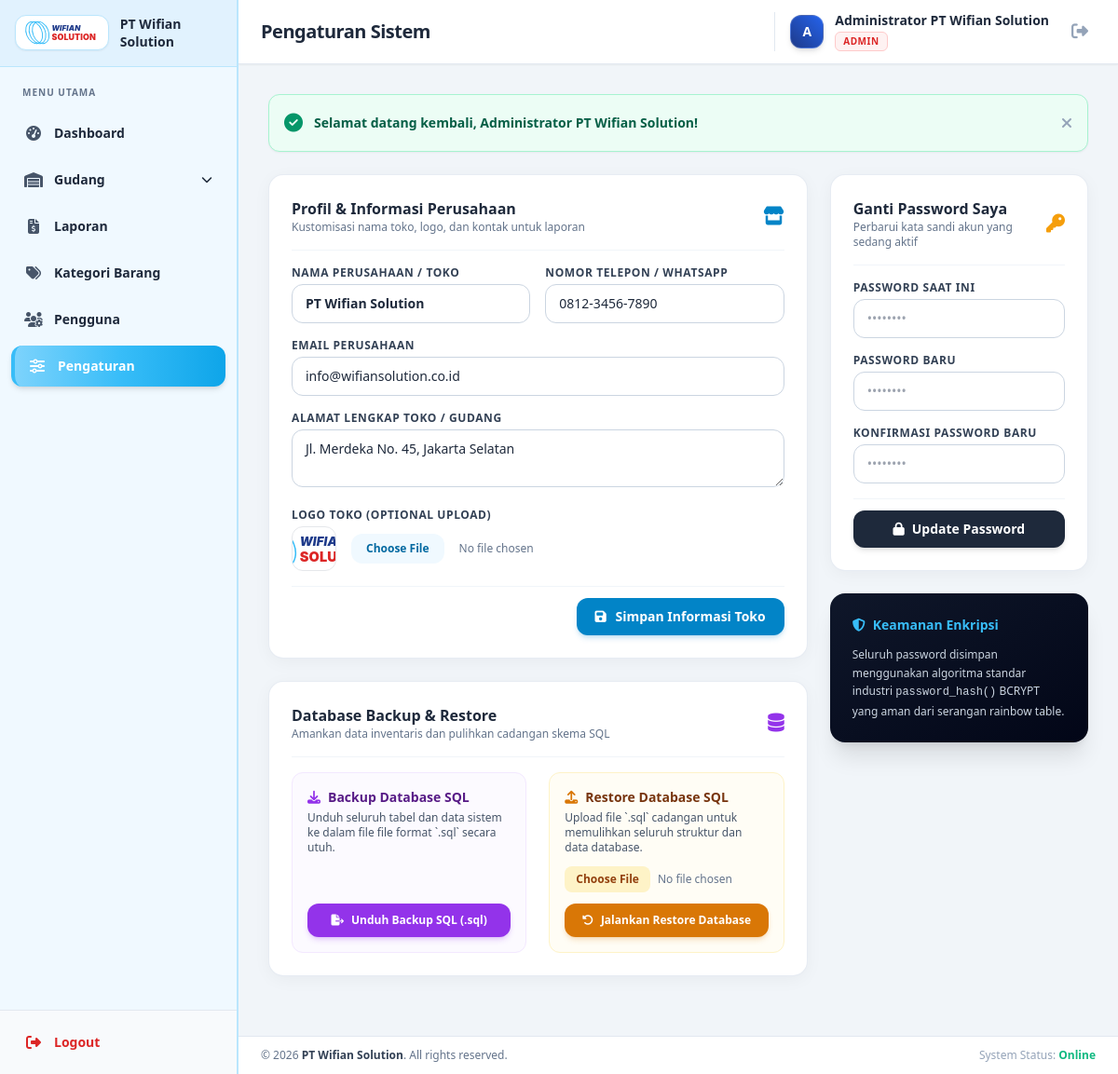
The page /pages/pengaturan.php (signed in) on the database its author committed.
### tables this page shows
CREATE TABLE `settings` (
  `id` INT AUTO_INCREMENT PRIMARY KEY,
  `nama_toko` VARCHAR(150) NOT NULL,
  `logo` VARCHAR(255) DEFAULT NULL,
  `alamat` TEXT DEFAULT NULL,
  `telepon` VARCHAR(50) DEFAULT NULL,
  `email` VARCHAR(100) DEFAULT NULL
);

### pages/pengaturan.php (the view, shortened to what the rows shown need)
<?php
require_once __DIR__ . '/../includes/header.php';
$settings = getStoreSettings();
?>
<div class="grid grid-cols-1 lg:grid-cols-3 gap-6 mb-8">
    <div class="lg:col-span-2 space-y-6">
        <div class="bg-white p-6 rounded-2xl border border-slate-200/80 shadow-subtle">
            <form action="../actions/setting_action.php" method="POST" enctype="multipart/form-data" class="space-y-4">
                <div class="grid grid-cols-1 sm:grid-cols-2 gap-4">
                    <div>
                        <label class="block text-xs font-semibold text-slate-700 uppercase tracking-wider mb-1">Nama Perusahaan / Toko</label>
                        <input type="text" name="nama_toko" value="<?= e($settings['nama_toko']) ?>" required class="w-full px-3.5 py-2.5 rounded-xl border border-slate-300 focus:ring-2 focus:ring-sky-500 text-sm font-semibold">
                    </div>
                    <div>
                        <label class="block text-xs font-semibold text-slate-700 uppercase tracking-wider mb-1">Nomor Telepon / WhatsApp</label>
                        <input type="text" name="telepon" value="<?= e($settings['telepon']) ?>" placeholder="0812-xxxx-xxxx" class="w-full px-3.5 py-2.5 rounded-xl border border-slate-300 focus:ring-2 focus:ring-sky-500 text-sm">
                    </div>
                    <div class="sm:col-span-2">
                        <label class="block text-xs font-semibold text-slate-700 uppercase tracking-wider mb-1">Email Perusahaan</label>
                        <input type="email" name="email" value="<?= e($settings['email']) ?>" placeholder="info@wifiansolution.co.id" class="w-full px-3.5 py-2.5 rounded-xl border border-slate-300 focus:ring-2 focus:ring-sky-500 text-sm">
                    </div>
                    <div class="sm:col-span-2">
                        <label class="block text-xs font-semibold text-slate-700 uppercase tracking-wider mb-1">Alamat Lengkap Toko / Gudang</label>
                        <textarea name="alamat" rows="2" class="w-full px-3.5 py-2.5 rounded-xl border border-slate-300 focus:ring-2 focus:ring-sky-500 text-sm"><?= e($settings['alamat']) ?></textarea>
                    </div>
                    <div class="sm:col-span-2">
                        <div class="flex items-center gap-4">
                            <?php if (!empty($settings['logo']) && file_exists(__DIR__ . '/../uploads/' . $settings['logo'])): ?>
                                <img src="../uploads/<?= e($settings['logo']) ?>" alt="Logo" class="w-12 h-12 rounded-xl object-cover border">
                            <?php else: ?>
                                <div class="w-12 h-12 rounded-xl bg-slate-100 flex items-center justify-center text-slate-400 font-bold text-lg">
                                    <i class="fa-solid fa-image"></i>
                                </div>
                            <?php endif; ?>
                            <input type="file" name="logo" accept="image/*" class="text-xs text-slate-500 file:mr-4 file:py-2 file:px-4 file:rounded-xl file:border-0 file:text-xs file:font-semibold file:bg-sky-50 file:text-sky-700 hover:file:bg-sky-100">
                        </div>
                    </div>
                </div>
            </form>
        </div>
    </div>
</div>
<?php include __DIR__ . '/../includes/footer.php'; ?>

### includes/sidebar.php (shortened to what the rows shown need)
<?php
$settings    = getStoreSettings();
?>
<aside id="sidebar" class="w-64 bg-sky-50 text-slate-900 flex flex-col fixed lg:static inset-y-0 left-0 z-50 transform -translate-x-full lg:translate-x-0 transition-transform duration-300 ease-in-out shadow-lg lg:shadow-none border-r-2 border-sky-200">
    <div class="p-4 border-b border-sky-200 flex items-center gap-3 bg-sky-100/90">
        <div class="flex-1 min-w-0">
            <h1 class="text-sm font-extrabold text-slate-800 leading-snug break-words">
                <?= e($settings['nama_toko']) ?>
            </h1>
        </div>
    </div>
</aside>

### includes/footer.php (shortened to what the rows shown need)
<?php
$settings = getStoreSettings();
?>
        </main>
        <footer class="no-print bg-white border-t border-slate-200 py-3 px-6 text-center sm:text-left text-xs text-slate-500 flex flex-col sm:flex-row justify-between items-center gap-2">
            <div>
                &copy; <?= date('Y') ?> <strong class="text-slate-700"><?= e($settings['nama_toko']) ?></strong>. All rights reserved.
            </div>
        </footer>
    </div>
</div>
</body>
</html>

### rows shown on the page
settings: nama_toko "PT Wifian Solution", telepon "0812-3456-7890", email "info@wifiansolution.co.id", alamat "Jl. Merdeka No. 45, Jakarta Selatan", logo (picture)

### other values the page prints
$item['label'] "Dashboard"
$item['label'] "Laporan"
$item['label'] "Kategori Barang"
$item['label'] "Pengguna"
$item['label'] "Pengaturan"
$pageTitle "Pengaturan Sistem"
substr($currentUser, 0, 1) "A"
$currentUser "Administrator PT Wifian Solution"
$currentRole "ADMIN"
$flash['message'] "Selamat datang kembali, Administrator PT Wifian Solution!"
